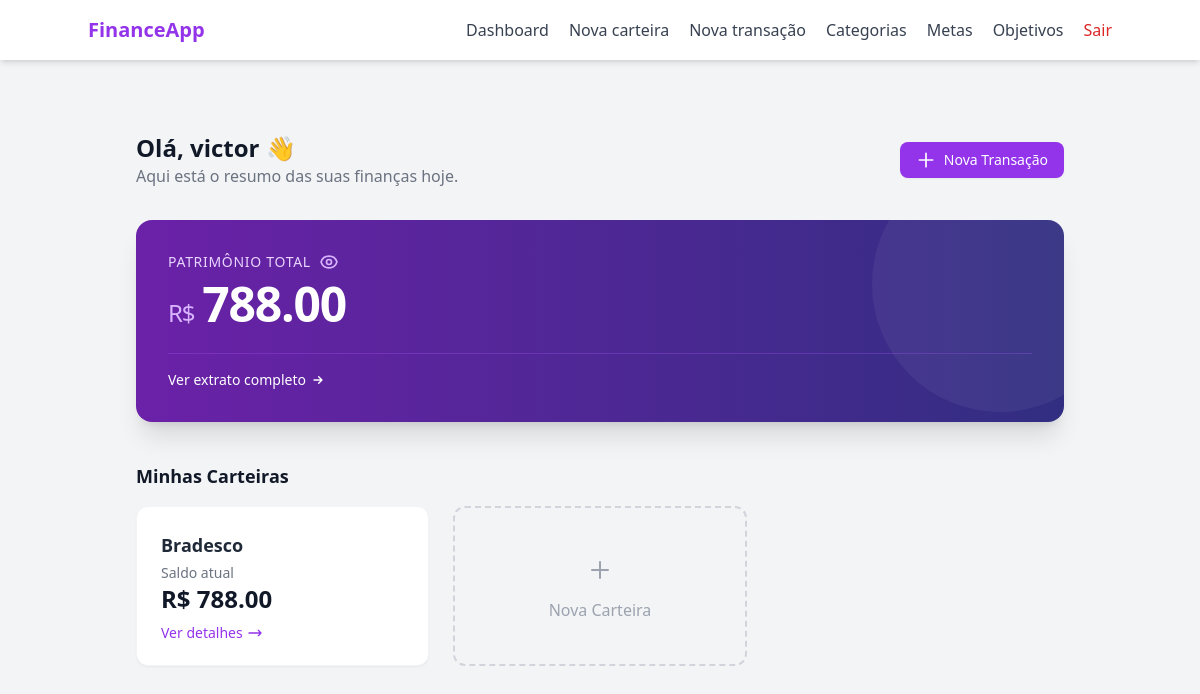
The page /dashboard (signed in) on the database as committed earlier.
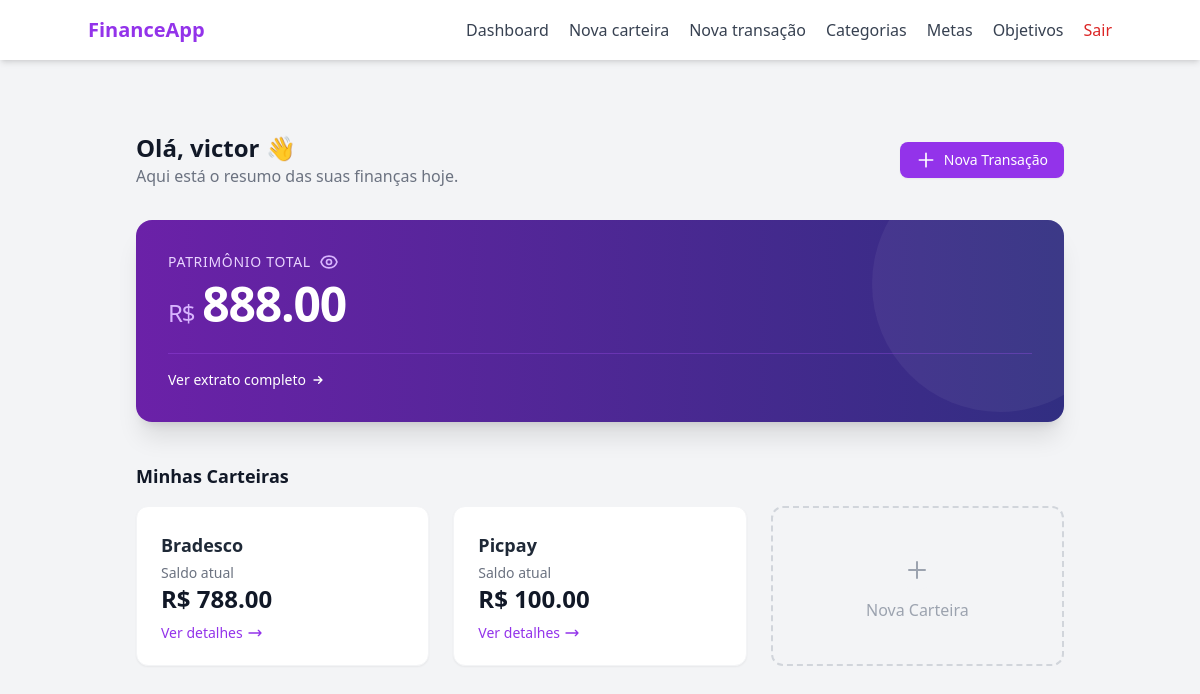
The same page on the database as committed later.
### models/wallet.py (models this page shows, shortened)
class Wallet(db.Model):
    __tablename__ = "wallets"
    id = db.Column(db.Integer, primary_key= True)
    wallet_name = db.Column(db.String(100), nullable= False)
    initial_balance = db.Column(db.Float, default= 0.0)
    current_balance = db.Column(db.Float, default= 0.0)
    is_active = db.Column(db.Boolean, default= True)
    created_at = db.Column(db.DateTime, default= lambda: datetime.now(timezone.utc).date())
    user_id = db.Column(db.Integer, db.ForeignKey("users.id"), nullable= False)

### routes/main_routes.py (the view)
@main_bp.route("/dashboard", methods=["GET"])
@login_required
def dashboard_page():
    wallets = WalletController.get_wallets_by_user(current_user.id)
    total_balance = sum(wallet.current_balance for wallet in wallets)
    return render_template("index.html", user= current_user, wallets= wallets, total_balance=total_balance)

### controllers/wallet_controller.py (called while the page is built)
    @staticmethod
    def get_wallets_by_user(user_id):
        wallets = Wallet.query.filter_by(user_id= user_id, is_active= True).all()
        return wallets

### templates/index.html (shortened to what the changed rows need)
{% extends "base.html" %}
{% block content %}
<div class="max-w-7xl mx-auto px-4 sm:px-6 lg:px-8 py-8">
    <div class="flex flex-col sm:flex-row justify-between items-start sm:items-center mb-8 gap-4">
        <div>
            <h1 class="text-2xl font-bold text-gray-900">Olá, {{ user.username }} 👋</h1>
        </div>
    </div>
<div class="mb-10">
    <div class="relative overflow-hidden rounded-2xl bg-gradient-to-r from-purple-800 to-indigo-900 text-white shadow-xl p-8">
        <div class="relative z-10">
            <h2 class="text-5xl font-bold text-white tracking-tight mt-2 flex items-baseline mb-6">
                <span class="text-2xl font-normal text-purple-300 mr-2">R$</span>
                <span id="balance-value">{{ "%.2f"|format(total_balance) }}</span>
            </h2>
        </div>
    </div>
</div>
    <div class="mb-6">
        <div class="grid grid-cols-1 sm:grid-cols-2 lg:grid-cols-3 gap-6">
{% for wallet in wallets %}
<a href="{{ url_for('wallet_bp.wallet_detail_page', wallet_id=wallet.id) }}"
   class="group bg-white rounded-xl shadow-sm border border-gray-100 p-6 hover:shadow-md hover:border-purple-200 transition-all duration-200 flex flex-col justify-between h-40 cursor-pointer">
    <div>
        <h4 class="font-semibold text-gray-800 text-lg mb-1">{{ wallet.wallet_name }}</h4>
        <p class="text-sm text-gray-500">Saldo atual</p>
    </div>
    <div>
        <span class="text-2xl font-bold text-gray-900">
            <span class="wallet-balance">
                R$ {{ "%.2f"|format(wallet.current_balance) }}
            </span>
        </span>
        <div class="text-sm text-purple-600 font-medium mt-2 group-hover:text-purple-800 flex items-center gap-1 transition-colors">
            Ver detalhes
            <svg class="w-4 h-4 transform transition-transform group-hover:translate-x-1" fill="none" stroke="currentColor" viewBox="0 0 24 24"><path stroke-linecap="round" stroke-linejoin="round" stroke-width="2" d="M17 8l4 4m0 0l-4 4m4-4H3"></path></svg>
        </div>
    </div>
</a>
{% endfor %}
        </div>
    </div>
</div>
{% endblock %}

Rows that differ between the two databases and show on the page:
added Wallet: wallet_name "Picpay", current_balance "100.00"
Other text that changed with them:
{{ "%.2f"|format(total_balance) }}: "788.00" → "888.00"
